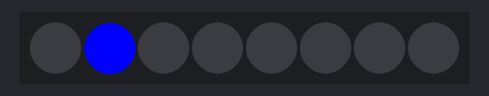
A sketch run on a simulated Arduino Uno, built with avr-gcc and run on an emulated ATmega328P. On the bench: 8 RGB LEDs in strip order, left to right.

Above: at 1.05 s.
At 1.55 s:
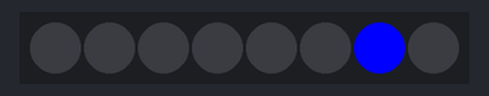
At 2.05 s:
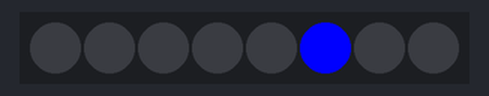
At 2.55 s:
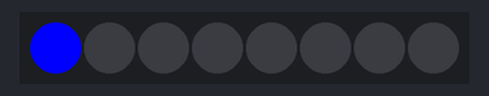
At 3.16 s:
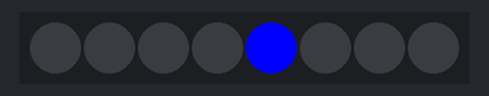
Timing chart, 0 to 40.0 s (numbered marks = the images above):
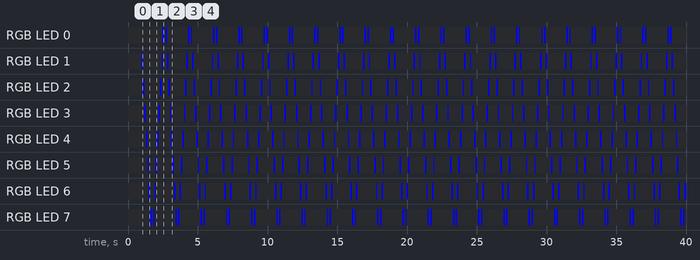

The sketch:

NeoPixelBounce.ino
```cpp
/*
  This sketch makes neoPixels bounce from one end to the other of a strip

  created 28 March 2016
  by Tom Igoe
*/
#include <Adafruit_NeoPixel.h>

const int neoPixelPin = 6;  // control pin
const int numPixels = 8;    // number of pixels

// set up strip:
Adafruit_NeoPixel strip = Adafruit_NeoPixel(numPixels, neoPixelPin, NEO_GRB + NEO_KHZ800);

// count of keyframe colors:
int thisPixel = 0;
int lastPixel = numPixels-1;
int countDirection = 1;

void setup()  {
  strip.begin();  // initialize pixel strip
  strip.clear();  // clear pixels
  strip.show();   // refresh the strip

  delay(1000);    // delay to see the LEDs reset before main loop
}

void loop() {
  // increment the current pixel number:
  thisPixel += countDirection;

  // if the current pixel is at either end of the strip,
  // reverse the direction of counting:
  if (thisPixel < 0 || thisPixel >= numPixels) {
    countDirection = -countDirection;
  }
  // set the current and last pixels:
  strip.setPixelColor(thisPixel, 0x0000FF);
  strip.setPixelColor(lastPixel, 0x000000);
  lastPixel = thisPixel;

  // update the strip:
  strip.show();
  // delay 0.1 seconds:
  delay(100);
}
```

Measured:
- by itself, RGB LED 0, RGB LED 7: repeats every 1.8 s: off 0.10 s, RGB(0, 0, 255) 0.10 s, off 1.5 s, RGB(0, 0, 255) 0.10 s
- by itself, RGB LED 1: repeats every 1.8 s: off 1.3 s, RGB(0, 0, 255) 0.10 s, off 0.30 s, RGB(0, 0, 255) 0.10 s
- by itself, RGB LED 2: repeats every 1.8 s: off 1.1 s, RGB(0, 0, 255) 0.10 s, off 0.50 s, RGB(0, 0, 255) 0.10 s
- by itself, RGB LED 3: repeats every 1.8 s: off 0.90 s, RGB(0, 0, 255) 0.10 s, off 0.70 s, RGB(0, 0, 255) 0.10 s
- by itself, RGB LED 4: repeats every 1.8 s: off 0.70 s, RGB(0, 0, 255) 0.10 s, off 0.90 s, RGB(0, 0, 255) 0.10 s
- by itself, RGB LED 5: repeats every 1.8 s: off 0.50 s, RGB(0, 0, 255) 0.10 s, off 1.1 s, RGB(0, 0, 255) 0.10 s
- by itself, RGB LED 6: repeats every 1.8 s: off 0.30 s, RGB(0, 0, 255) 0.10 s, off 1.3 s, RGB(0, 0, 255) 0.10 s
